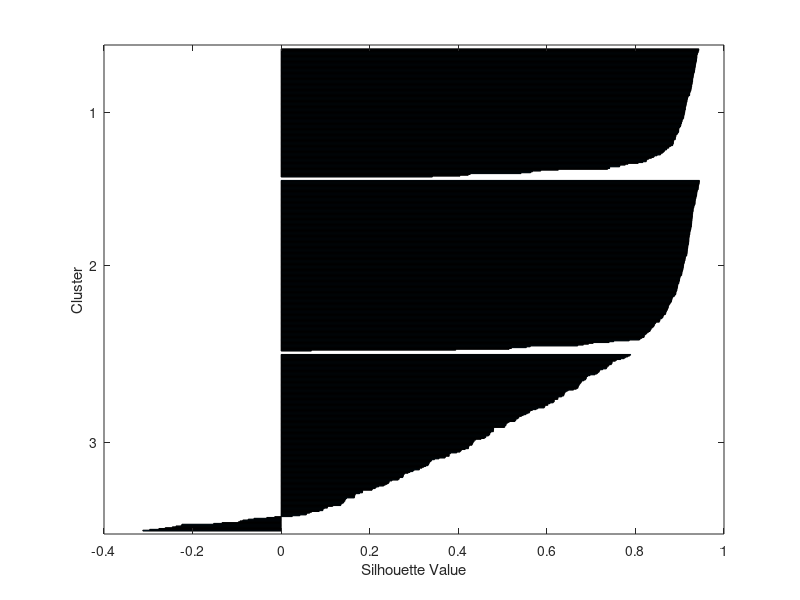
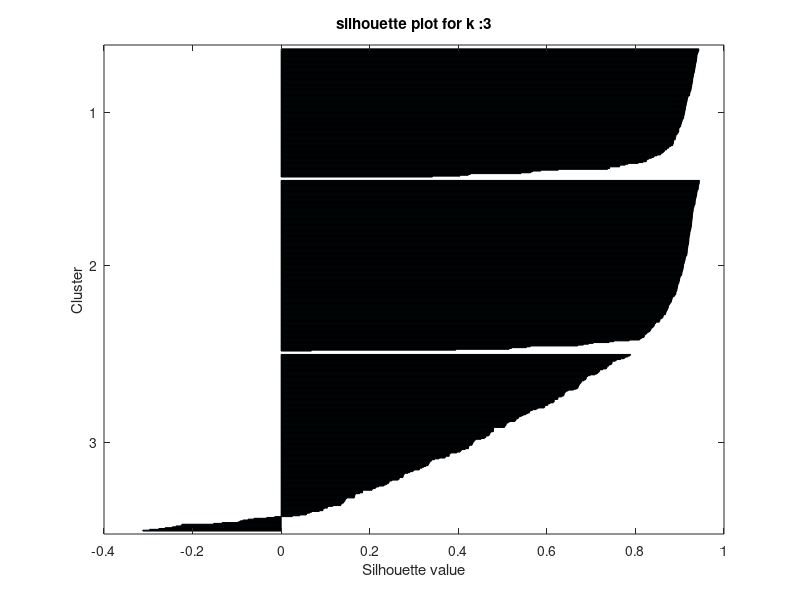
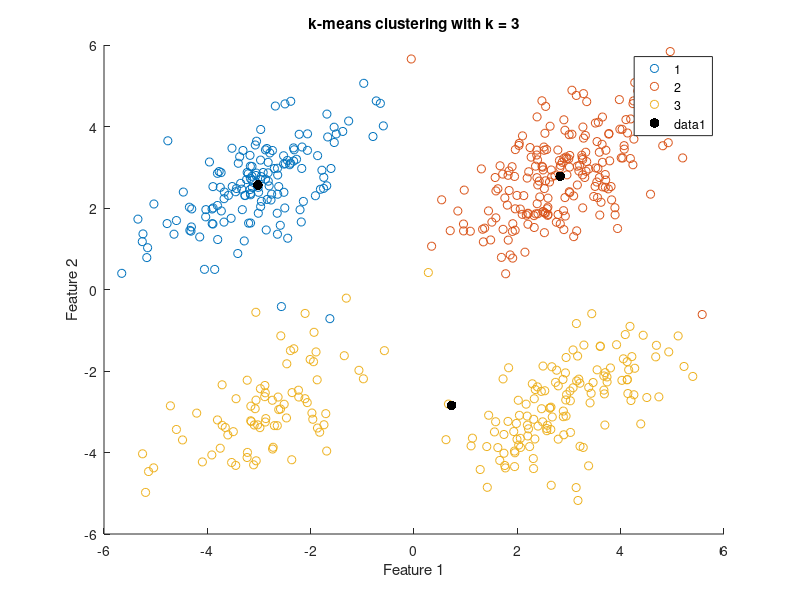
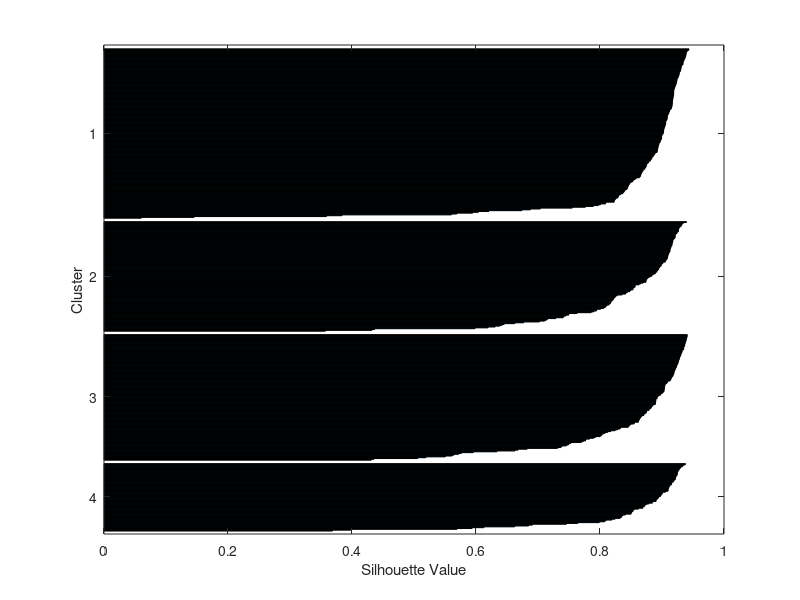

The MATLAB script that drew these images, in order:
%loading kmeans
load kmeansdata;

%assing data to a variable 
new_data = X;
%defining k values

k_values = [3,4,5];

%part 2 begins
%%%%%%%%%%%%%%%%%%%%%%%%%%%%%%%%%%%%%%%%%%%%%%%%%%%%%

% %for evaluating matrices
% evl_mtrcs = zeros(length(k_values),1);
% 
% for i =1:length(k_values)
%     %k means clustering for every k value
%     k2 = k_values(i);
%     [indx,c] = kmeans(new_data,k2);
%     %evaluating the clutering perfomance
%     evl_mtrcs(i) = sum(sum(new_data-c(indx,:)));
%     %visualizing 
%     %************************
% 
    % % figure;
    % % gscatter(new_data(:,1),new_data(:,2),indx);
    % % hold on;
    % % %ploting centroids
    % % scatter(c(:,1),c(:,2),100,'k','filled');
    % % title("cluster results");
    % % legend('cluser1','cluster2','cluster3');
    % % hold off;
    % % ***************************
%     if size(new_data,2)<= 3
%         figure;
% 
%         scatter3(new_data(:,1),new_data(:,2),new_data(:,3),[],indx,'filled');
%         title(["k means clustering with k = ",num2str(k2)]);
%          xlabel('Feature 1');
%         ylabel('Feature 2');
%         zlabel('Feature 3');
%         drawnow;
% 
%     end
% 
% end
% 
% [optimal_value, indx_optimal] = min(evl_mtrcs);
% optimal_k = k_values(indx_optimal);
% fprintf('Optimal number of clusters: K = %d\n', optimal_k);
% part 2 end
%%%%%%%%%%%%%%%%%%%%%%%%%%%%%%%%%%%%%%%%%%%%%%%%%%%%%

%part 3

%initializing variables for mean silhouette score
mean_sil_score = zeros(length(k_values),1);

for i =1:length(k_values)
    %k means clustring for every k value
    k2 = k_values(i);
    [indx,centroids] = kmeans(new_data,k2);

    %calculating sihoutte values
    silht_values = silhouette(new_data,indx);
    %calculating 
    mean_sil_score(i) = mean(silht_values);
    %ploting silht values for each cluster 
  
        figure;
        
        silhouette(new_data,indx);
        
        title (["silhouette plot for k :",num2str(k2)]);
        xlabel('Silhouette value');
        ylabel('Cluster');

        %%%%%%%%%%%%%%%%%%%%%%%%%%%%%%%%%%%%%%%%%%%%%%
        %q3 end

  %q4 begin
  %ploting clustrs

  figure;
  gscatter(new_data(:, 1), new_data(:, 2), indx);
  hold on;
  scatter(centroids(:, 1), centroids(:, 2), 50, 'k', 'filled');
  title(['k-means clustering with k = ', num2str(k2)]);
  xlabel('Feature 1');
  ylabel('Feature 2');
  hold off;



   
end
